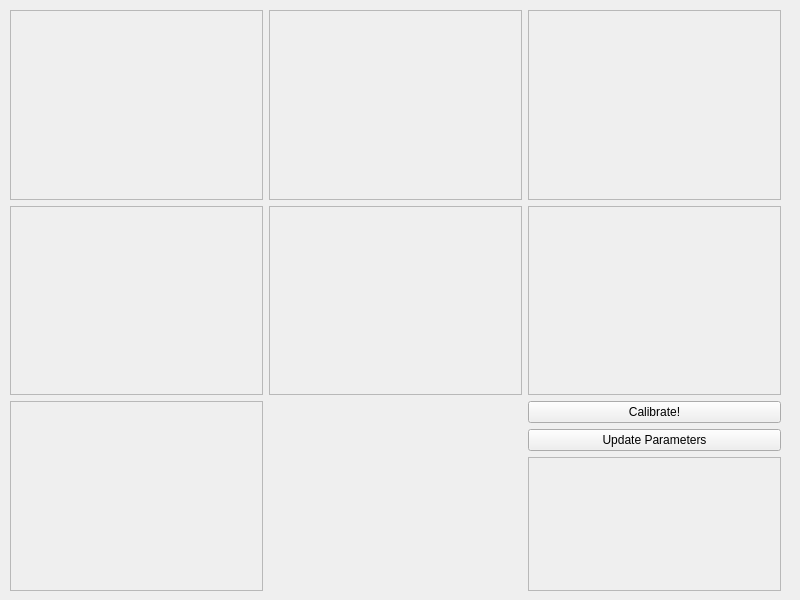
<?xml version="1.0" encoding="UTF-8"?>
<ui version="4.0">
 <class>MainWindow</class>
 <widget class="QMainWindow" name="MainWindow">
  <property name="geometry">
   <rect>
    <x>0</x>
    <y>0</y>
    <width>800</width>
    <height>600</height>
   </rect>
  </property>
  <property name="windowTitle">
   <string>MainWindow</string>
  </property>
  <widget class="QWidget" name="centralwidget">
   <widget class="QWidget" name="">
    <property name="geometry">
     <rect>
      <x>10</x>
      <y>10</y>
      <width>771</width>
      <height>581</height>
     </rect>
    </property>
    <layout class="QGridLayout" name="gridLayout">
     <item row="0" column="0">
      <widget class="QFrame" name="ACCELERATION">
       <property name="frameShape">
        <enum>QFrame::StyledPanel</enum>
       </property>
       <property name="frameShadow">
        <enum>QFrame::Raised</enum>
       </property>
      </widget>
     </item>
     <item row="0" column="1">
      <widget class="QFrame" name="LOCATION3D">
       <property name="frameShape">
        <enum>QFrame::StyledPanel</enum>
       </property>
       <property name="frameShadow">
        <enum>QFrame::Raised</enum>
       </property>
      </widget>
     </item>
     <item row="0" column="2">
      <widget class="QFrame" name="GYRO">
       <property name="frameShape">
        <enum>QFrame::StyledPanel</enum>
       </property>
       <property name="frameShadow">
        <enum>QFrame::Raised</enum>
       </property>
      </widget>
     </item>
     <item row="2" column="0">
      <widget class="QFrame" name="MODE3D">
       <property name="frameShape">
        <enum>QFrame::StyledPanel</enum>
       </property>
       <property name="frameShadow">
        <enum>QFrame::Raised</enum>
       </property>
      </widget>
     </item>
     <item row="1" column="0">
      <widget class="QFrame" name="ALTITUDE">
       <property name="frameShape">
        <enum>QFrame::StyledPanel</enum>
       </property>
       <property name="frameShadow">
        <enum>QFrame::Raised</enum>
       </property>
      </widget>
     </item>
     <item row="1" column="1">
      <widget class="QFrame" name="VIDEO">
       <property name="frameShape">
        <enum>QFrame::StyledPanel</enum>
       </property>
       <property name="frameShadow">
        <enum>QFrame::Raised</enum>
       </property>
      </widget>
     </item>
     <item row="1" column="2">
      <widget class="QFrame" name="TEMPERATURE">
       <property name="frameShape">
        <enum>QFrame::StyledPanel</enum>
       </property>
       <property name="frameShadow">
        <enum>QFrame::Raised</enum>
       </property>
      </widget>
     </item>
     <item row="2" column="2">
      <layout class="QVBoxLayout" name="SETTINGS">
       <item>
        <widget class="QPushButton" name="CALIBRATE">
         <property name="text">
          <string>Calibrate!</string>
         </property>
        </widget>
       </item>
       <item>
        <widget class="QPushButton" name="UPDATEPARAMS">
         <property name="text">
          <string>Update Parameters</string>
         </property>
        </widget>
       </item>
       <item>
        <widget class="QFrame" name="COM_SELECT">
         <property name="frameShape">
          <enum>QFrame::StyledPanel</enum>
         </property>
         <property name="frameShadow">
          <enum>QFrame::Raised</enum>
         </property>
        </widget>
       </item>
      </layout>
     </item>
    </layout>
   </widget>
  </widget>
 </widget>
 <resources/>
 <connections/>
</ui>
